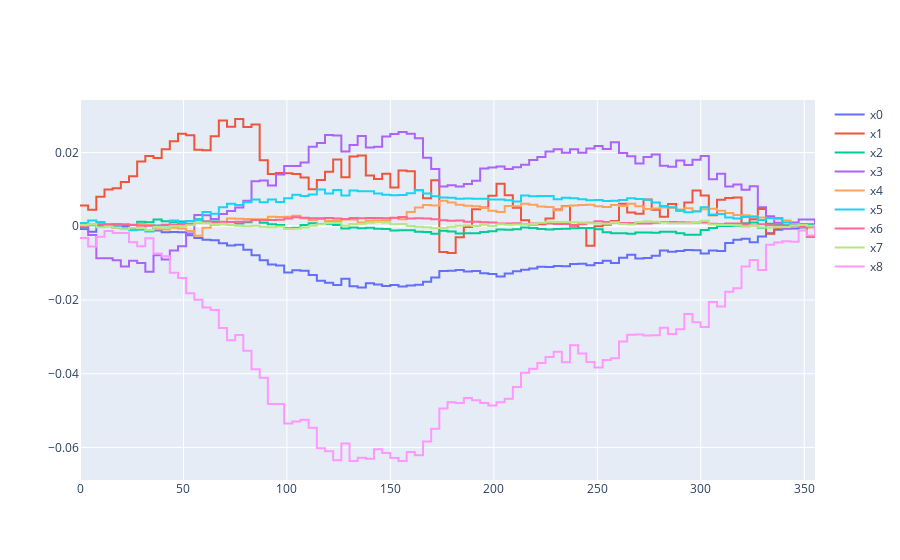

The cell this chart's notebook holds for it:
### Code cell
dh_expl = SurvShapExplainer(deephit_, x_train, y_train)
dh_expl0 = dh_expl(x_test.iloc[[0]]).iloc[0]
plot_expl(dh_expl0)
